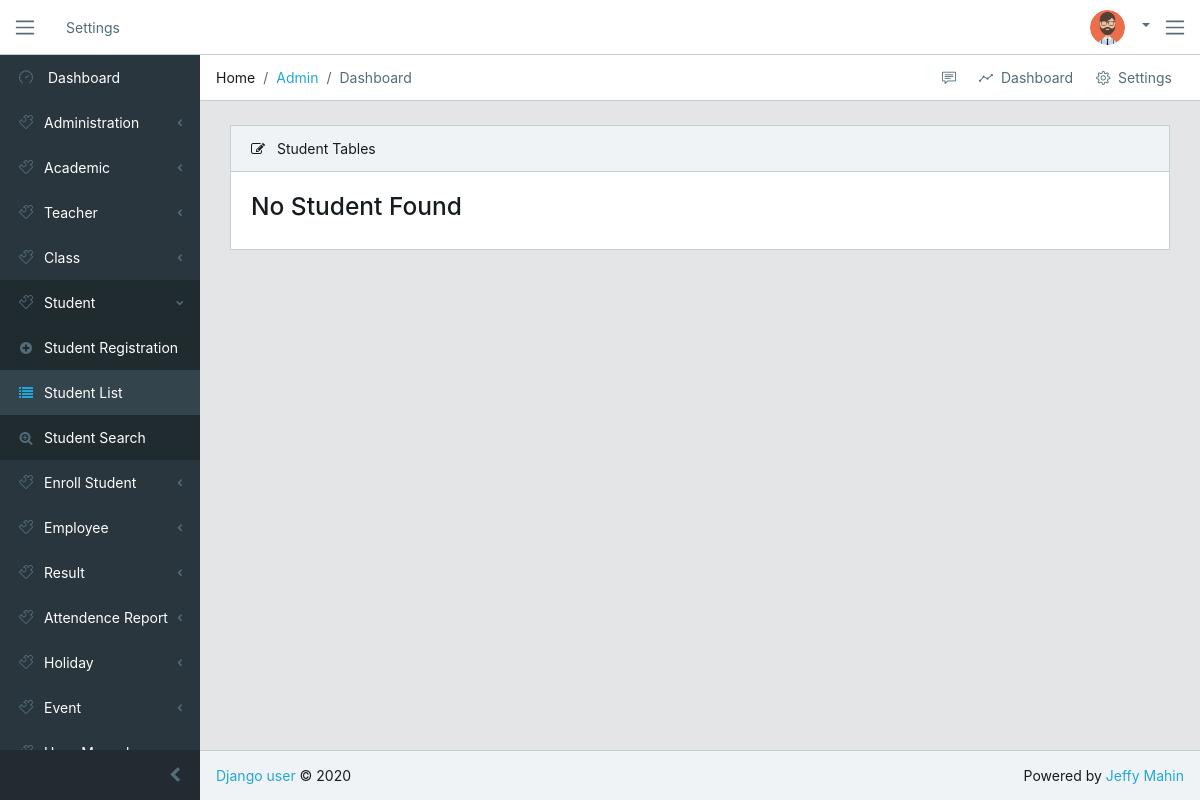
/student/student-list, run on an earlier commit of the app's database.
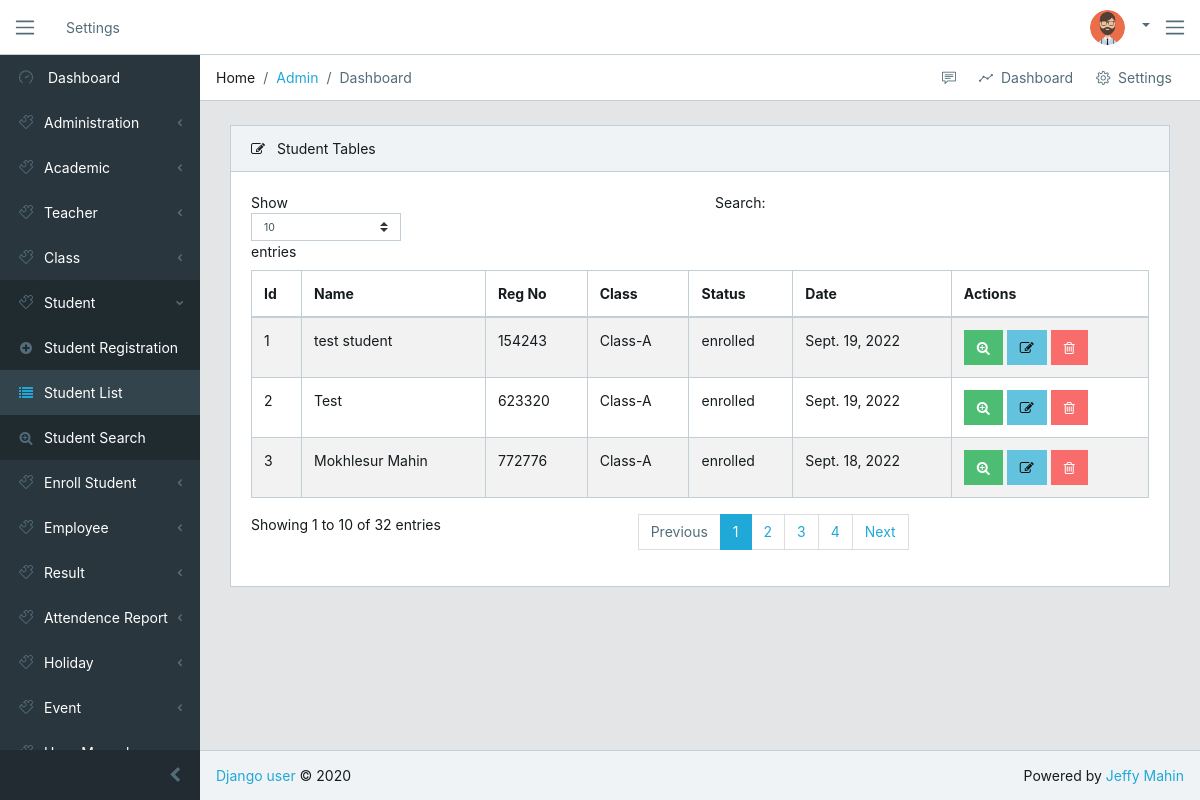
And on a later commit of the database.
### student/models.py (models this page shows, shortened)
class AcademicInfo(models.Model):
    class_info = models.ForeignKey(ClassInfo, on_delete=models.CASCADE)
    registration_no = models.IntegerField(unique=True, default=random.randint(000000, 999999))
    status_select = (
        ('not enroll', 'Not Enroll'),
        ('enrolled', 'Enrolled'),
        ('regular', 'Regular'),
        ('irregular', 'Irregular'),
        ('passed', 'Passed'),
    )
    status = models.CharField(choices=status_select, default='not enroll', max_length=15)
    personal_info = models.ForeignKey(PersonalInfo, on_delete=models.CASCADE, null=True)
    address_info = models.ForeignKey(StudentAddressInfo, on_delete=models.CASCADE, null=True)
    guardian_info = models.ForeignKey(GuardianInfo, on_delete=models.CASCADE, null=True)
    emergency_contact_info = models.ForeignKey(EmergencyContactDetails, on_delete=models.CASCADE, null=True)
    previous_academic_info = models.ForeignKey(PreviousAcademicInfo, on_delete=models.CASCADE, null=True)
    previous_academic_certificate = models.ForeignKey(PreviousAcademicCertificate, on_delete=models.CASCADE, null=True)
    date = models.DateField(auto_now_add=True)
    is_delete = models.BooleanField(default=False)

class PersonalInfo(models.Model):
    name = models.CharField(max_length=100)
    photo = models.ImageField(upload_to='student-photos/')
    blood_group_choice = (
        ('a+', 'A+'),
        ('o+', 'O+'),
        ('b+', 'B+'),
        ('ab+', 'AB+'),
        ('a-', 'A-'),
        ('o-', 'O-'),
        ('b-', 'B-'),
        ('ab-', 'AB-')
    )
    blood_group = models.CharField(choices=blood_group_choice, max_length=5)
    date_of_birth = models.DateField()
    gender_choice = (
        ('male', 'Male'),
        ('female', 'Female'),
        ('other', 'Other')
    )
    gender = models.CharField(choices=gender_choice, max_length=10)
    phone_no = models.CharField(max_length=11)
    email = models.EmailField(blank=True, null=True)
    birth_certificate_no = models.IntegerField()
    religion_choice = (
        ('Islam', 'Islam'),
        ('Hinduism', 'Hinduism'),
        ('Buddhism', 'Buddhism'),
        ('Christianity', 'Christianity'),
        ('Others', 'Others')
    )
    religion = models.CharField(choices=religion_choice, max_length=45)
    nationality_choice = (
        ('Bangladeshi', 'Bangladeshi'),
        ('Others', 'Others')
    )
    nationality = models.CharField(choices=nationality_choice, max_length=45)

### academic/models.py (models this page shows)
class ClassInfo(models.Model):
    name = models.CharField(max_length=100, unique=True)
    display_name = models.CharField(max_length=100, unique=True)
    date = models.DateField(auto_now_add=True)
    def __str__(self):
        return self.display_name

### student/views.py (the view)
# urls.py: path('student-list', views.student_list, name='student-list'),
def student_list(request):
    student = AcademicInfo.objects.filter(is_delete=False).order_by('-id')
    context = {'student': student}
    return render(request, 'student/student-list.html', context)

### templates/student/student-list.html (shortened to what the changed rows need)
{% extends 'base/base.html' %}
{% load static %}
{% block content %}
  <div class="animated fadeIn">
      <div class="card">
          {% if student %}
          <div class="card-body">
              <div id="DataTables_Table_0_wrapper" class="dataTables_wrapper dt-bootstrap4 no-footer">
                  <div class="row">
                      <div class="col-sm-12 col-md-6">
                          <div class="dataTables_length" id="DataTables_Table_0_length">
                              <label>Show
                                  <select name="DataTables_Table_0_length" aria-controls="DataTables_Table_0" class="custom-select custom-select-sm form-control form-control-sm">
                                      <option value="10">10</option>
                                  </select> entries</label>
                          </div>
                      </div>
                      <div class="col-sm-12 col-md-6">
                          <div id="DataTables_Table_0_filter" class="dataTables_filter">
                              <form action="" method="GET">
                                <label>Search:
                                </label>
                              </form>
                          </div>
                      </div>
                  </div>
                  <div class="row">
                      <div class="col-sm-12">
                          <table class="table table-striped table-bordered datatable dataTable no-footer" id="DataTables_Table_0" role="grid" aria-describedby="DataTables_Table_0_info" style="border-collapse: collapse !important">
                              <thead>
                                  <tr role="row">
                                      <th>Id</th>
                                      <th>Name</th>
                                      <th>Reg No</th>
                                      <th>Class</th>
                                      <th>Status</th>
                                      <th>Date</th>
                                      <th>Actions</th>
                                  </tr>
                              </thead>
                              <tbody>
                                  {% for student in student %}
                                    <tr role="row" class="odd">
                                        <td>{{ forloop.counter }}</td>
                                        <td>{{ student.personal_info.name }}</td>
                                        <td>{{ student.registration_no }}</td>
                                        <td>{{ student.class_info }}</td>
                                        <td>{{ student.status }}</td>
                                        <td>{{ student.date }}</td>
                                        <td>
                                            <a class="btn btn-success" href="{% url 'student-profile' student.registration_no %}">
                                                <i class="fa fa-search-plus"></i>
                                            </a>
                                            <a class="btn btn-info" href="{% url 'student-edit' student.registration_no%}">
                                                <i class="fa fa-edit"></i>
                                            </a>
                                            <a class="btn btn-danger" href="{% url 'student-delete' student.registration_no %}">
                                                <i class="fa fa-trash-o"></i>
                                            </a>
                                        </td>
                                    </tr>
                                  {% endfor %}
                              </tbody>
                          </table>
                      </div>
                  </div>
                  <div class="row">
                      <div class="col-sm-12 col-md-5">
                          <div class="dataTables_info" id="DataTables_Table_0_info" role="status" aria-live="polite">Showing 1 to 10 of 32 entries</div>
                      </div>
                      <div class="col-sm-12 col-md-7">
                          <div class="dataTables_paginate paging_simple_numbers" id="DataTables_Table_0_paginate">
                              <ul class="pagination">
                                  <li class="paginate_button page-item previous disabled" id="DataTables_Table_0_previous"><a href="#" aria-controls="DataTables_Table_0" data-dt-idx="0" tabindex="0" class="page-link">Previous</a></li>
                                  <li class="paginate_button page-item active"><a href="#" aria-controls="DataTables_Table_0" data-dt-idx="1" tabindex="0" class="page-link">1</a></li>
                                  <li class="paginate_button page-item "><a href="#" aria-controls="DataTables_Table_0" data-dt-idx="2" tabindex="0" class="page-link">2</a></li>
                                  <li class="paginate_button page-item "><a href="#" aria-controls="DataTables_Table_0" data-dt-idx="3" tabindex="0" class="page-link">3</a></li>
                                  <li class="paginate_button page-item "><a href="#" aria-controls="DataTables_Table_0" data-dt-idx="4" tabindex="0" class="page-link">4</a></li>
                                  <li class="paginate_button page-item next" id="DataTables_Table_0_next"><a href="#" aria-controls="DataTables_Table_0" data-dt-idx="5" tabindex="0" class="page-link">Next</a></li>
                              </ul>
                          </div>
                      </div>
                  </div>
              </div>
          </div>
          {% else %}
          <div class="card-body">
              <h3>No Student Found</h3>
          </div>
          {% endif %}
      </div>
  </div>
{% endblock %}

What changed in the data, as far as the page shows it:
added AcademicInfo: personal_info.name "test student", registration_no "154243", class_info "Class-A", status "enrolled", date "Sept. 19, 2022"
added AcademicInfo: personal_info.name "Test", registration_no "623320", class_info "Class-A", status "enrolled", date "Sept. 19, 2022"
added AcademicInfo: personal_info.name "Mokhlesur Mahin", registration_no "772776", class_info "Class-A", status "enrolled", date "Sept. 18, 2022"
Also different on the page:
form field DataTables_Table_0_length: (not shown) → "10"
text no longer shown: "No Student Found"
text now shown: "Show entries Search: Id Name Reg No Class Status Date Actions Showing 1 to 10 of 32 entries Previous 1 2 3 4 Next"
